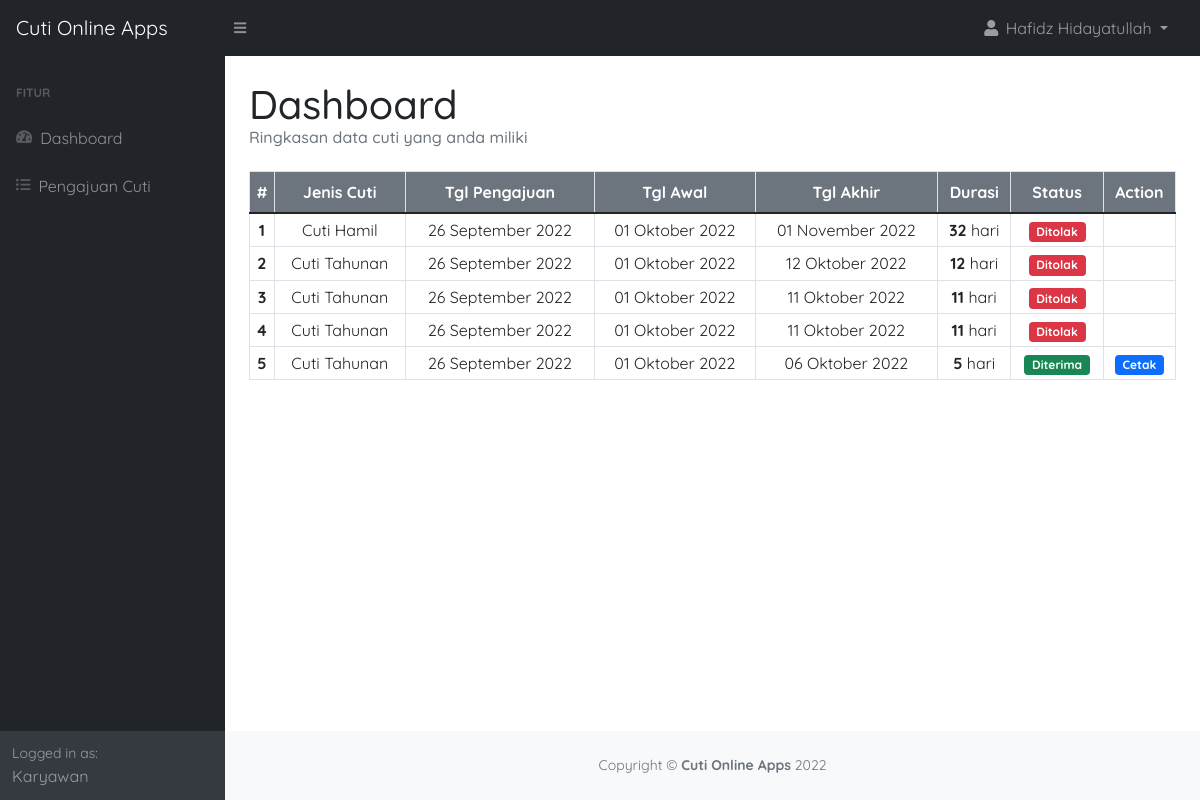
The app's page /dashboard.php?module=karyawan (signed in) with its own data.
### tables this page shows
CREATE TABLE `pengajuan_cuti` (
  `id_ajuan` int(11) NOT NULL,
  `user_id` int(11) NOT NULL,
  `jenis_id` int(11) NOT NULL,
  `tgl_ajuan` date NOT NULL,
  `tgl_awal` date NOT NULL,
  `tgl_akhir` date NOT NULL,
  `lama_ajuan` tinyint(4) NOT NULL,
  `status` varchar(50) NOT NULL,
  `keperluan` text NOT NULL
);

CREATE TABLE `jenis_cuti` (
  `id_cuti` int(11) NOT NULL,
  `nama_cuti` varchar(100) NOT NULL,
  `durasi` tinyint(3) NOT NULL
);

### config/tanggal.php (called while the page is built, shortened)
<?php
function tanggal($tgl, $tampil_hari = false)
{
    $nama_bulan = array(
        1 => "Januari", "Februari", "Maret", "April", "Mei", "Juni", "Juli", "Agustus", "September", "Oktober", "November", "Desember"
    );
    $tanggal = substr($tgl, 8, 2);
    $bulan   = $nama_bulan[(int) substr($tgl, 5, 2)];
    $tahun   = substr($tgl, 0, 4);
    $text    = "";
    $text .= $tanggal . " " . $bulan . " " . $tahun;
    return $text;
}

### app/karyawan/home.php (the view, shortened to what this page needs)
<div class="row">
    <div class="col-12">
        <h1 class="mt-4">Dashboard</h1>
        <h6 class="text-muted">Ringkasan data cuti yang anda miliki</h6>
    </div>
</div>
<div class="row my-4">
    <div class="col-12">
        <div class="table-responsive">
            <table class="table table-sm table-bordered table-hover align-middle">
                <thead>
                    <tr class="bg-secondary text-white">
                        <th scope="col" class="py-2 text-center">#</th>
                        <th scope="col" class="py-2 text-center">Jenis Cuti</th>
                        <th scope="col" class="py-2 text-center">Tgl Pengajuan</th>
                        <th scope="col" class="py-2 text-center">Tgl Awal</th>
                        <th scope="col" class="py-2 text-center">Tgl Akhir</th>
                        <th scope="col" class="py-2 text-center">Durasi</th>
                        <th scope="col" class="py-2 text-center">Status</th>
                        <th scope="col" class="py-2 text-center">Action</th>
                    </tr>
                </thead>
                <tbody>
                    <?php
                    function badgeColor($status)
                    {
                        if ($status == 'Diterima') {
                            return 'success';
                        }
                        if ($status == 'Ditolak') {
                            return 'danger';
                        }
                    }
                    $no     = 1;
                    $query  = "SELECT * FROM pengajuan_cuti JOIN jenis_cuti ON pengajuan_cuti.jenis_id=jenis_cuti.id_cuti WHERE user_id='$_SESSION[id_user]' ORDER BY id_ajuan DESC";
                    $exeSQL = mysqli_query($conn, $query) or die(mysqli_error($conn));
                    while ($data = mysqli_fetch_array($exeSQL)) :
                    ?>
                        <tr>
                            <th scope="row" class="text-center"><?= $no++; ?></th>
                            <td class="text-center"><?= $data['nama_cuti']; ?></td>
                            <td class="text-center"><?= tanggal($data['tgl_ajuan']); ?></td>
                            <td class="text-center"><?= tanggal($data['tgl_awal']); ?></td>
                            <td class="text-center"><?= tanggal($data['tgl_akhir']); ?></td>
                            <td class="text-center"><strong><?= $data['lama_ajuan']; ?></strong> hari</td>
                            <td class="text-center">
                                <span class="badge bg-<?= badgeColor($data['status']) ?>">
                                    <?= $data['status']; ?>
                                </span>
                            </td>
                            <td class="text-center">
                                <?php if ($data['status'] == 'Diterima') : ?>
                                    <a target="_blank" href="print-pengajuan-cuti.php?id=<?= $data['id_ajuan'] ?>" class="badge bg-primary text-decoration-none text-white">
                                        Cetak
                                    </a>
                                <?php endif; ?>
                            </td>
                        </tr>
                    <?php endwhile; ?>
                </tbody>
            </table>
        </div>
    </div>
</div>

### records on screen
pengajuan_cuti: jenis_cuti.nama_cuti "Cuti Hamil", tgl_ajuan "26 September 2022", tgl_awal "01 Oktober 2022", tgl_akhir "01 November 2022", lama_ajuan "32", status "Ditolak"
pengajuan_cuti: jenis_cuti.nama_cuti "Cuti Tahunan", tgl_ajuan "26 September 2022", tgl_awal "01 Oktober 2022", tgl_akhir "12 Oktober 2022", lama_ajuan "12", status "Ditolak"
pengajuan_cuti: jenis_cuti.nama_cuti "Cuti Tahunan", tgl_ajuan "26 September 2022", tgl_awal "01 Oktober 2022", tgl_akhir "11 Oktober 2022", lama_ajuan "11", status "Ditolak"
pengajuan_cuti: jenis_cuti.nama_cuti "Cuti Tahunan", tgl_ajuan "26 September 2022", tgl_awal "01 Oktober 2022", tgl_akhir "11 Oktober 2022", lama_ajuan "11", status "Ditolak"
pengajuan_cuti: jenis_cuti.nama_cuti "Cuti Tahunan", tgl_ajuan "26 September 2022", tgl_awal "01 Oktober 2022", tgl_akhir "06 Oktober 2022", lama_ajuan "5", status "Diterima"

### other values on screen
$title "Cuti Online Apps"
$_SESSION['fullname_user'] "Hafidz Hidayatullah"
$_SESSION['level_user'] "Karyawan"
